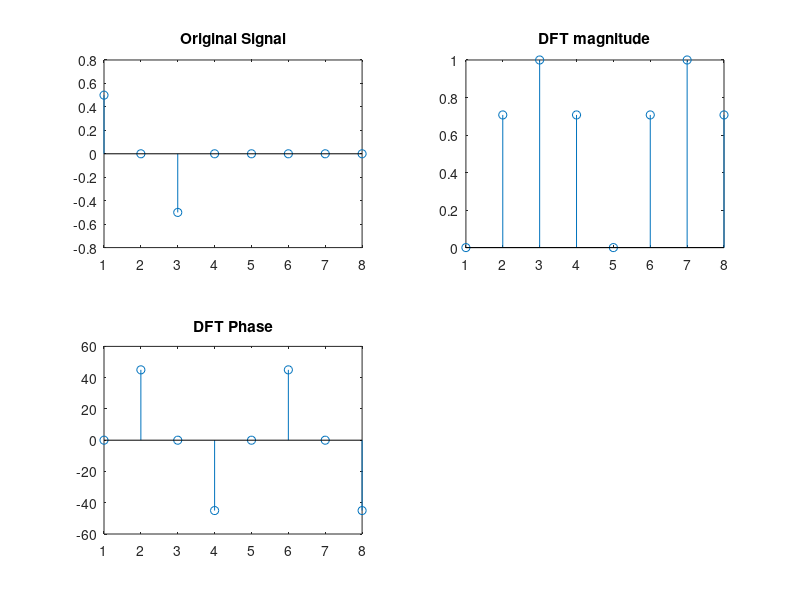

Here is the MATLAB script that generated this plot:
function hw2p4c
    firstDiff = [0.5 0 -0.5 0 0 0 0 0];

    subplot(2,2,1);
    stem(firstDiff);
    title(strcat('Original Signal'));
    
    dft = fft(firstDiff);
    dft = fftshift(dft);
    subplot(2,2,2);
    stem(abs(dft));
    title(strcat('DFT magnitude'));
    
    dft = angle(dft);
    subplot(2,2,3);
    stem(dft*180/pi);
    title(strcat('DFT Phase'));
end